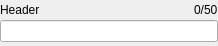
<?xml version="1.0" encoding="UTF-8"?>
<ui version="4.0">
 <class>DialogLineEditEx</class>
 <widget class="QWidget" name="DialogLineEditEx">
  <property name="geometry">
   <rect>
    <x>0</x>
    <y>0</y>
    <width>218</width>
    <height>46</height>
   </rect>
  </property>
  <property name="windowTitle">
   <string>Form</string>
  </property>
  <layout class="QVBoxLayout" name="verticalLayout">
   <property name="spacing">
    <number>0</number>
   </property>
   <property name="leftMargin">
    <number>0</number>
   </property>
   <property name="topMargin">
    <number>0</number>
   </property>
   <property name="rightMargin">
    <number>0</number>
   </property>
   <property name="bottomMargin">
    <number>0</number>
   </property>
   <item>
    <layout class="QHBoxLayout" name="horizontalLayout">
     <item>
      <widget class="QLabel" name="headerLabel">
       <property name="text">
        <string>Header</string>
       </property>
      </widget>
     </item>
     <item>
      <spacer name="horizontalSpacer_2">
       <property name="orientation">
        <enum>Qt::Horizontal</enum>
       </property>
       <property name="sizeType">
        <enum>QSizePolicy::Fixed</enum>
       </property>
       <property name="sizeHint" stdset="0">
        <size>
         <width>5</width>
         <height>0</height>
        </size>
       </property>
      </spacer>
     </item>
     <item>
      <widget class="QLabel" name="validationLabel">
       <property name="text">
        <string/>
       </property>
       <property name="pixmap">
        <pixmap resource="../../../../genesis_style/genesis_style.qrc">:/resource/styles/standard/icons/icon_error@2x.png</pixmap>
       </property>
      </widget>
     </item>
     <item>
      <spacer name="horizontalSpacer">
       <property name="orientation">
        <enum>Qt::Horizontal</enum>
       </property>
       <property name="sizeHint" stdset="0">
        <size>
         <width>40</width>
         <height>20</height>
        </size>
       </property>
      </spacer>
     </item>
     <item>
      <widget class="QLabel" name="countLabel">
       <property name="text">
        <string>0/50</string>
       </property>
      </widget>
     </item>
    </layout>
   </item>
   <item>
    <widget class="QLineEdit" name="textEdit"/>
   </item>
   <item>
    <spacer name="verticalSpacer">
     <property name="orientation">
      <enum>Qt::Vertical</enum>
     </property>
     <property name="sizeHint" stdset="0">
      <size>
       <width>0</width>
       <height>0</height>
      </size>
     </property>
    </spacer>
   </item>
  </layout>
 </widget>
 <resources>
  <include location="../../../../genesis_style/genesis_style.qrc"/>
 </resources>
 <connections/>
</ui>
